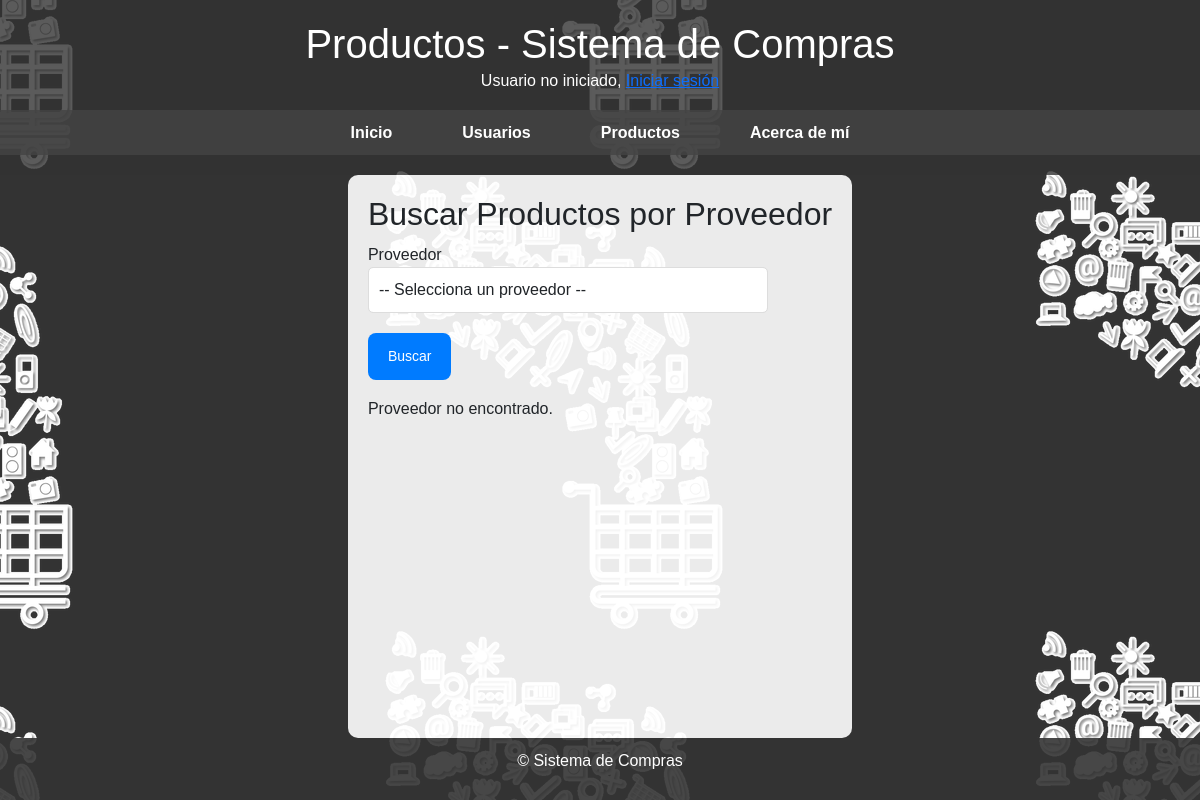
The page /productos/buscar_productos_por_proveedor/?q=Motorola on the database as committed earlier.
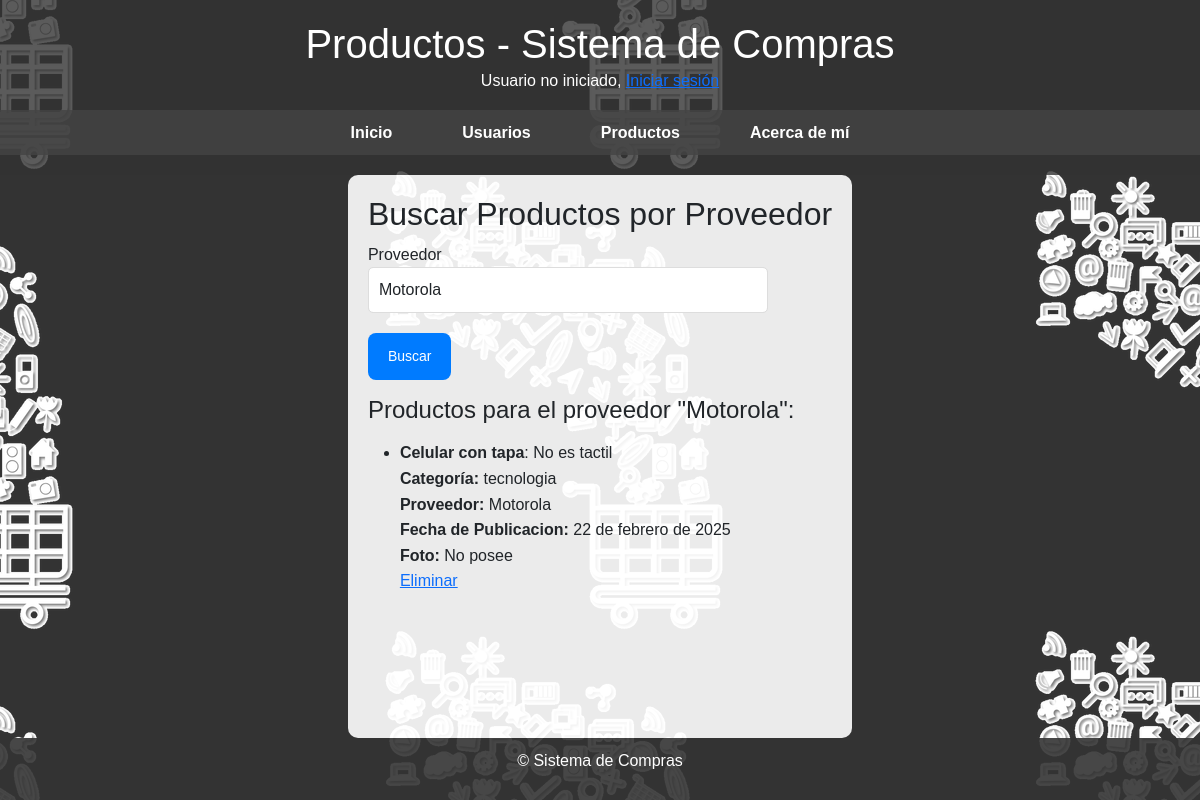
The same page on the database as committed later.
### productos/models.py (models this page shows, shortened)
class Proveedor(models.Model):
    nombre = models.CharField(max_length=100)
    descripcion = models.TextField()
    categorias = models.ManyToManyField(Categoria, related_name='proveedores')
    fecha_creacion = models.DateField(auto_now_add=True)
    logotipo = models.ImageField(upload_to='productos/proveedores/logos/', blank=True, null=True)

class Producto(models.Model):
    nombre_Producto = models.CharField(max_length=100)
    descripcion = models.TextField()
    proveedor = models.ForeignKey(Proveedor, on_delete=models.CASCADE, null=False, blank=False)
    categoria = models.ForeignKey(Categoria, on_delete=models.CASCADE, null=False, blank=False)
    fecha_publicacion = models.DateField(auto_now_add=True)
    foto = models.ImageField(upload_to='productos/productos/fotos', null=True, blank=True)

class Categoria(models.Model):
    nombre = models.CharField(max_length=100)
    foto = models.ImageField(upload_to='categorias/', null=True, blank=True)

### productos/views.py (the view, shortened to what this page needs)
# urls.py: path('buscar_productos_por_proveedor/', buscar_productos_por_proveedor, name='buscar_productos_por_proveedor'),
def buscar_productos_por_proveedor(request):
    proveedores = Proveedor.objects.all()  # Obtener todos los proveedores
    productos = Producto.objects.none()  # Inicializamos productos como un QuerySet vacío
    proveedor_seleccionado = None
    mensaje = None
    proveedor_nombre = request.GET.get('q')
    if proveedor_nombre:  # Si hay un 'q' en la URL, usamos ese valor para hacer la búsqueda
        try:
            proveedor_seleccionado = Proveedor.objects.get(nombre=proveedor_nombre)
            productos = Producto.objects.filter(proveedor=proveedor_seleccionado)
            if not productos.exists():
                mensaje = "Este proveedor no tiene productos disponibles."
        except Proveedor.DoesNotExist:
            mensaje = "Proveedor no encontrado."
    page_number = int(request.GET.get('page', 1))  # Página actual
    productos_por_pagina = 4  # Cantidad de productos por página (paginación clásica)
    productos_por_click = 6  # Cantidad de productos que se cargarán al hacer "Mostrar más"
    paginator = Paginator(productos, productos_por_pagina)
    try:
        productos_paginados = paginator.page(page_number)
    except PageNotAnInteger:
        productos_paginados = paginator.page(1)
    except EmptyPage:
        productos_paginados = paginator.page(paginator.num_pages)
    return render(request, 'buscar_productos_por_proveedor.html', {
        'proveedores': proveedores,
        'productos': productos_paginados,
        'proveedor_seleccionado': proveedor_seleccionado,
        'mensaje': mensaje,
        'offset': (page_number * productos_por_pagina)  # Se pasa el offset inicial
    })

### productos/Templates/buscar_productos_por_proveedor.html (shortened to what this page needs)
{% extends 'base.html' %}
{% block header_title %}Productos - Sistema de Compras{% endblock %}
{% block content %}
    <h2>Buscar Productos por Proveedor</h2>
    <form method="POST" action="{% url 'buscar_productos_por_proveedor' %}">
        <p>
            <label for="proveedor">Proveedor</label>
            <select name="proveedor" class="form-control">
                <option value="">-- Selecciona un proveedor --</option>
                {% for proveedor in proveedores %}
                    <option value="{{ proveedor.id }}" {% if proveedor_seleccionado and proveedor.id == proveedor_seleccionado.id %}selected{% endif %}>
                        {{ proveedor.nombre }}
                    </option>
                {% endfor %}
            </select>
            <button type="submit" id="buscar-btn">Buscar</button>
        </p>
    </form>
    {% if productos %}
        <p><h4>Productos para el proveedor "{{ proveedor_seleccionado.nombre }}":</h4></p>
        <ul id="product-list">
            {% for producto in productos %}
                <li>
                    <strong>{{ producto.nombre_Producto }}</strong>: {{ producto.descripcion }} <br>
                    <strong>Categoría:</strong> {{ producto.categoria.nombre }} <br>
                    <strong>Proveedor:</strong> {{ producto.proveedor.nombre }} <br>
                    <strong>Fecha de Publicacion:</strong> {{ producto.fecha_publicacion }} <br>
                    <strong>Foto:</strong>
                    {% if producto.foto %}
                        <img src="{{ producto.foto.url }}" alt="{{ producto.nombre_Producto }}" width="100">
                    {% else %}
                        No posee
                    {% endif %}
                    <br>
                    <a href="{% url 'eliminar_producto' producto.id %}">Eliminar</a><br><br>
                </li>
            {% endfor %}
        </ul>
    {% elif mensaje %}
        <p>{{ mensaje }}</p>
    {% endif %}
{% endblock %}

Rows that differ between the two databases and show on the page:
added Proveedor: nombre "Motorola"
added Producto: nombre_Producto "Celular con tapa", descripcion "No es tactil", categoria.nombre "tecnologia", proveedor.nombre "Motorola", fecha_publicacion "22 de febrero de 2025", foto "No posee"
Other text that changed with them:
form field proveedor: "-- Selecciona un proveedor --" → "Motorola"
{{ mensaje }}: "Proveedor no encontrado." → (not shown)
text now shown: "Productos para el proveedor \" \":"
